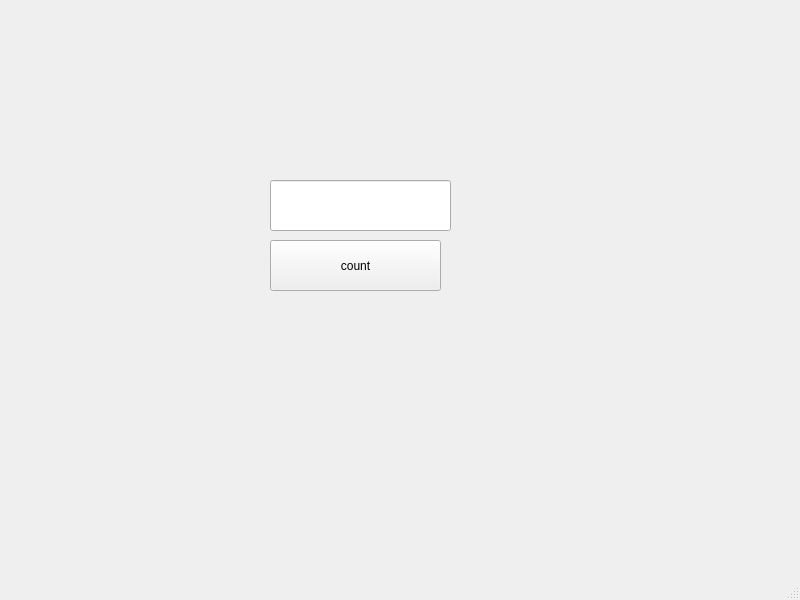
<?xml version="1.0" encoding="UTF-8"?>
<ui version="4.0">
 <class>MainWindow</class>
 <widget class="QMainWindow" name="MainWindow">
  <property name="geometry">
   <rect>
    <x>0</x>
    <y>0</y>
    <width>800</width>
    <height>600</height>
   </rect>
  </property>
  <property name="windowTitle">
   <string>MainWindow</string>
  </property>
  <widget class="QWidget" name="centralwidget">
   <widget class="QLineEdit" name="Kryto">
    <property name="geometry">
     <rect>
      <x>270</x>
      <y>180</y>
      <width>181</width>
      <height>51</height>
     </rect>
    </property>
   </widget>
   <widget class="QPushButton" name="HOHOHO">
    <property name="geometry">
     <rect>
      <x>270</x>
      <y>240</y>
      <width>171</width>
      <height>51</height>
     </rect>
    </property>
    <property name="text">
     <string>count</string>
    </property>
   </widget>
   <widget class="QLabel" name="label">
    <property name="geometry">
     <rect>
      <x>270</x>
      <y>300</y>
      <width>161</width>
      <height>61</height>
     </rect>
    </property>
    <property name="text">
     <string/>
    </property>
   </widget>
  </widget>
  <widget class="QMenuBar" name="menubar">
   <property name="geometry">
    <rect>
     <x>0</x>
     <y>0</y>
     <width>800</width>
     <height>26</height>
    </rect>
   </property>
  </widget>
  <widget class="QStatusBar" name="statusbar"/>
 </widget>
 <resources/>
 <connections/>
</ui>
